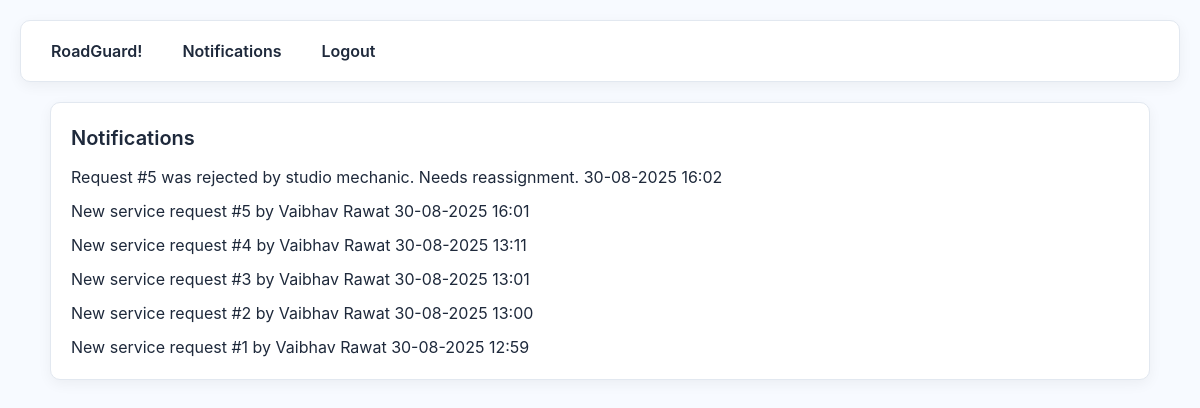
/notifications (signed in), run on the app's committed database.
### app.py (models this page shows)
class Notification(db.Model):
    id = db.Column(db.Integer, primary_key=True)
    role = db.Column(db.String(20))
    user_id = db.Column(db.Integer, db.ForeignKey('user.id'), nullable=True)
    message = db.Column(db.Text)
    created_at = db.Column(db.DateTime, default=datetime.utcnow)
    user = db.relationship("User", backref="notifications")

### app.py (the view)
@app.route('/notifications')
@login_required
def notifications():
    notes = Notification.query.filter_by(user_id=current_user.id).order_by(Notification.created_at.desc()).all()
    return render_template('notifications.html', notifications=notes)

### app.py (called while the page is built)
@login_manager.user_loader
def load_user(user_id):
    return User.query.get(int(user_id))

### templates/notifications.html (shortened to what this page needs)
{% extends 'layout.html' %}
{% block content %}
<div class="card fade-in">
  <h2>Notifications</h2>
  {% if notifications %}
    <ul class="simple">
      {% for note in notifications %}
        <li>{{ note.message }}
          <span class="small-muted">{{ note.created_at.strftime('%d-%m-%Y %H:%M') }}</span>
        </li>
      {% endfor %}
    </ul>
  {% else %}
    <div class="empty">No notifications yet.</div>
  {% endif %}
</div>
{% endblock %}

### static/style.css (style rules this page uses)
:root { --bg: #f7faff; --card: #ffffff; --border: #e2e8f0; --text: #1e293b; --muted: #64748b; --blue: #1d70f7; --blue-hover: #155fd1; --radius: 10px; --shadow: 0 4px 14px rgba(0,0,0,0.05); --max-width: 1100px; font-size: 16px; }
* { box-sizing: border-box; margin: 0; padding: 0; }
body { font-family: 'Inter', sans-serif; background: var(--bg); color: var(--text); line-height: 1.5; padding: 20px; }
.card { background: var(--card); border: 1px solid var(--border); border-radius: var(--radius); padding: 20px; box-shadow: var(--shadow); margin-bottom: 20px; }
h1,h2,h3 { margin-bottom: 12px; font-weight: 600; }
h2 { font-size: 1.25rem; color: var(--text); }
ul.simple { list-style: none; display: flex; flex-direction: column; gap: 10px; }

### data on the page
Notification: message "Request #5 was rejected by studio mechanic. Needs reassignment.", created_at "30-08-2025 16:02"
Notification: message "New service request #5 by Vaibhav Rawat", created_at "30-08-2025 16:01"
Notification: message "New service request #4 by Vaibhav Rawat", created_at "30-08-2025 13:11"
Notification: message "New service request #3 by Vaibhav Rawat", created_at "30-08-2025 13:01"
Notification: message "New service request #2 by Vaibhav Rawat", created_at "30-08-2025 13:00"
Notification: message "New service request #1 by Vaibhav Rawat", created_at "30-08-2025 12:59"
